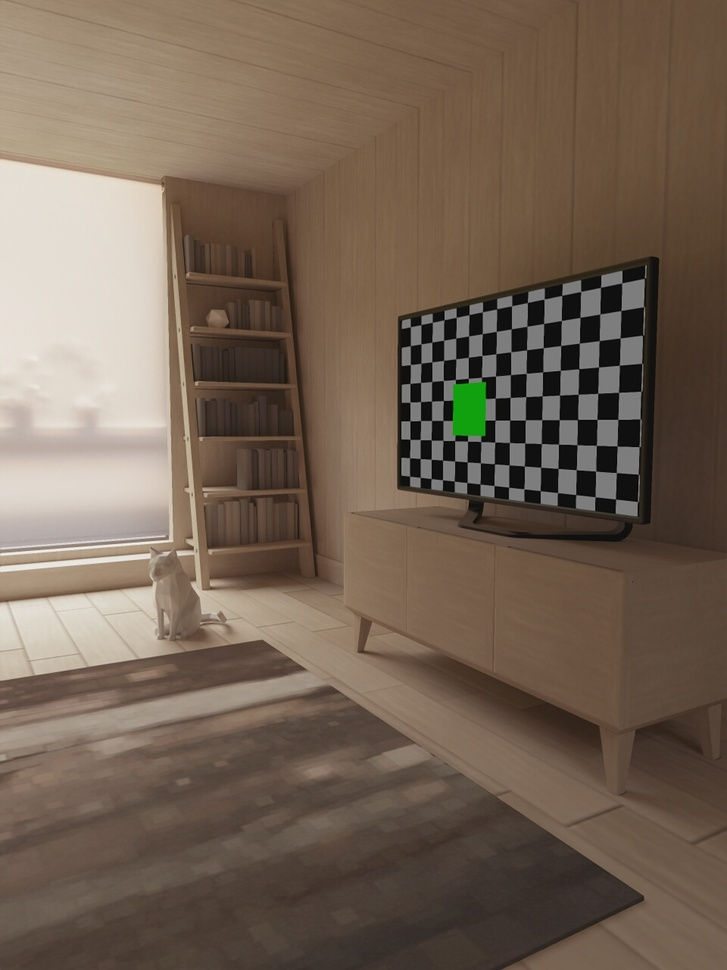
#> input picture 图片仿射变换/test.jpg, 727 x 970 px, shrunk from 960 x 1280 before the run
$ jupyter execute '图片镜像.ipynb'
#> lines starting #> are read from the running program, lines starting #| are printed output that depends on the picture; after the words box and inside, x2 and y2 are one past the last pixel; in counts of white or black regions, pixels touching at a corner belong together
[cell 1]
#创建一个原图 height*2的图片绘制两张图片
import cv2
import numpy as np

img = cv2.imread('test.jpg', 1)
#> img is the input picture: shape (970, 727, 3); mean B, G, R 84.3, 99.3, 116.1
imgInfo = img.shape
#> imgInfo = (970, 727, 3)
height = imgInfo[0]
#> height = 970
width = imgInfo[1]
#> width = 727
mode = imgInfo[2]
#> mode = 3
newImgInfo = (height * 2, width, mode)
#> newImgInfo = (1940, 727, 3)
dstImg = np.zeros(newImgInfo, np.uint8)
for i in range(0, height):
    for j in range(0, width):
        dstImg[i, j] = img[i, j]
        dstImg[height * 2 - 1 - i, j] = img[i, j]
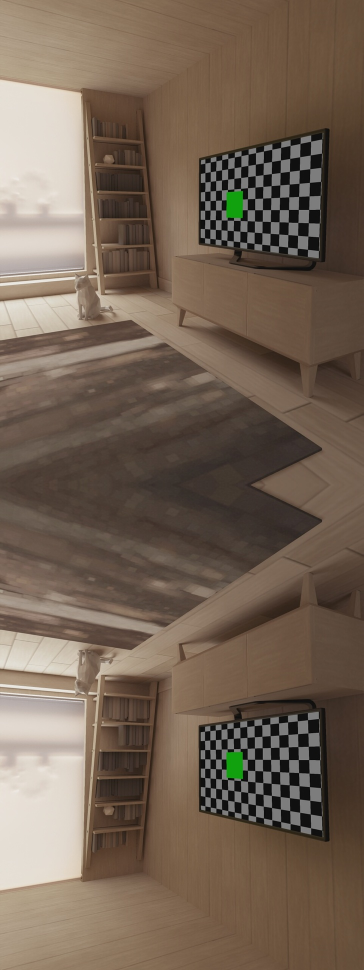
#> dstImg: shape (1940, 727, 3) (shown at 1/2 size); mean B, G, R 84.3, 99.3, 116.1
#绘制中间分割线
for i in  range(0, width):
    dstImg[height, i] = (0, 0, 255)
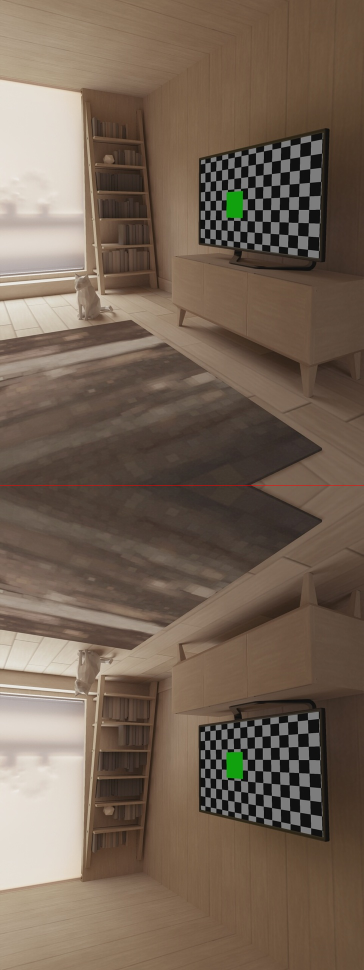
#> dstImg: shape (1940, 727, 3) (shown at 1/2 size); 0.05% of pixels changed, all inside (x1, y1, x2, y2) = (0, 970, 727, 971)
cv2.imshow('dst', dstImg)
cv2.waitKey(0)
